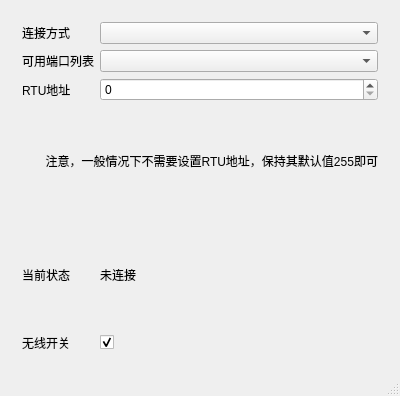
<?xml version="1.0" encoding="UTF-8"?>
<ui version="4.0">
 <class>PortManagerMainWindow</class>
 <widget class="QMainWindow" name="PortManagerMainWindow">
  <property name="geometry">
   <rect>
    <x>0</x>
    <y>0</y>
    <width>400</width>
    <height>396</height>
   </rect>
  </property>
  <property name="windowTitle">
   <string>PortManagerMainWindow</string>
  </property>
  <widget class="QWidget" name="centralWidget">
   <layout class="QGridLayout" name="gridLayout_2">
    <item row="0" column="0">
     <widget class="QWidget" name="widget" native="true">
      <layout class="QGridLayout" name="gridLayout">
       <item row="0" column="0">
        <widget class="QLabel" name="label_linkType">
         <property name="text">
          <string>连接方式</string>
         </property>
        </widget>
       </item>
       <item row="0" column="1">
        <widget class="QComboBox" name="comboBox_linkType"/>
       </item>
       <item row="1" column="0">
        <widget class="QLabel" name="label_7">
         <property name="text">
          <string>可用端口列表</string>
         </property>
        </widget>
       </item>
       <item row="1" column="1">
        <widget class="QComboBox" name="comboBox_deviceChoose">
         <property name="sizePolicy">
          <sizepolicy hsizetype="Expanding" vsizetype="Fixed">
           <horstretch>0</horstretch>
           <verstretch>0</verstretch>
          </sizepolicy>
         </property>
        </widget>
       </item>
       <item row="2" column="0">
        <widget class="QLabel" name="label_rtu">
         <property name="text">
          <string>RTU地址</string>
         </property>
        </widget>
       </item>
       <item row="2" column="1">
        <widget class="QSpinBox" name="spinBox_rtu"/>
       </item>
       <item row="3" column="0" colspan="2">
        <widget class="QLabel" name="label_rtuWarning">
         <property name="text">
          <string>注意，一般情况下不需要设置RTU地址，保持其默认值255即可</string>
         </property>
         <property name="alignment">
          <set>Qt::AlignRight|Qt::AlignTrailing|Qt::AlignVCenter</set>
         </property>
        </widget>
       </item>
       <item row="4" column="0">
        <widget class="QLabel" name="label_3">
         <property name="text">
          <string>当前状态</string>
         </property>
        </widget>
       </item>
       <item row="4" column="1">
        <widget class="QLabel" name="label_state">
         <property name="text">
          <string>未连接</string>
         </property>
        </widget>
       </item>
       <item row="5" column="0">
        <widget class="QLabel" name="label_wirelessSwitch">
         <property name="text">
          <string>无线开关</string>
         </property>
        </widget>
       </item>
       <item row="5" column="1">
        <widget class="QCheckBox" name="checkBox_wireless">
         <property name="text">
          <string/>
         </property>
         <property name="checked">
          <bool>true</bool>
         </property>
        </widget>
       </item>
      </layout>
     </widget>
    </item>
   </layout>
  </widget>
  <widget class="QStatusBar" name="statusBar"/>
 </widget>
 <layoutdefault spacing="6" margin="11"/>
 <resources/>
 <connections/>
</ui>
